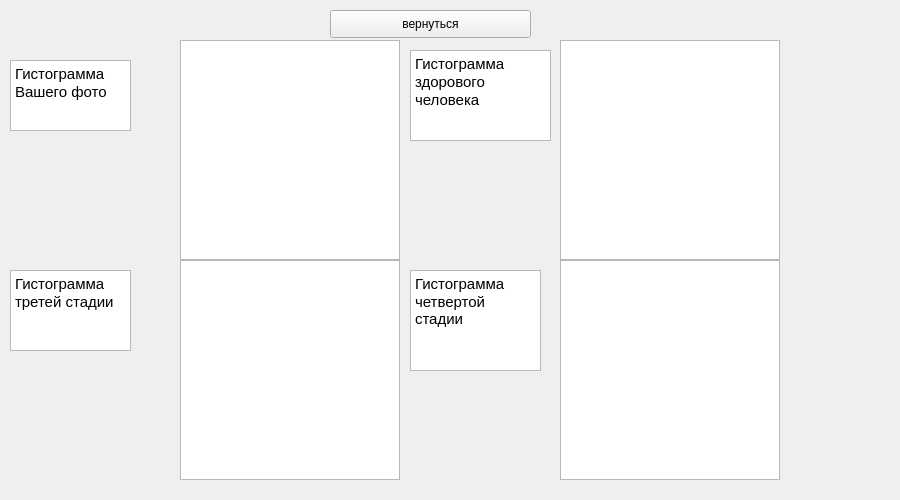
<?xml version="1.0" encoding="UTF-8"?>
<ui version="4.0">
 <class>Form</class>
 <widget class="QWidget" name="Form">
  <property name="geometry">
   <rect>
    <x>0</x>
    <y>0</y>
    <width>900</width>
    <height>500</height>
   </rect>
  </property>
  <property name="windowTitle">
   <string>Form</string>
  </property>
  <widget class="QGraphicsView" name="threadStudy">
   <property name="geometry">
    <rect>
     <x>180</x>
     <y>260</y>
     <width>220</width>
     <height>220</height>
    </rect>
   </property>
  </widget>
  <widget class="QGraphicsView" name="fortStudy">
   <property name="geometry">
    <rect>
     <x>560</x>
     <y>260</y>
     <width>220</width>
     <height>220</height>
    </rect>
   </property>
  </widget>
  <widget class="QGraphicsView" name="yourt">
   <property name="geometry">
    <rect>
     <x>180</x>
     <y>40</y>
     <width>220</width>
     <height>220</height>
    </rect>
   </property>
  </widget>
  <widget class="QGraphicsView" name="firstStury">
   <property name="geometry">
    <rect>
     <x>560</x>
     <y>40</y>
     <width>220</width>
     <height>220</height>
    </rect>
   </property>
  </widget>
  <widget class="QPushButton" name="returnButton">
   <property name="geometry">
    <rect>
     <x>330</x>
     <y>10</y>
     <width>201</width>
     <height>28</height>
    </rect>
   </property>
   <property name="text">
    <string>вернуться</string>
   </property>
  </widget>
  <widget class="QTextBrowser" name="textBrowser">
   <property name="geometry">
    <rect>
     <x>10</x>
     <y>60</y>
     <width>121</width>
     <height>71</height>
    </rect>
   </property>
   <property name="html">
    <string>&lt;!DOCTYPE HTML PUBLIC &quot;-//W3C//DTD HTML 4.0//EN&quot; &quot;http://www.w3.org/TR/REC-html40/strict.dtd&quot;&gt;
&lt;html&gt;&lt;head&gt;&lt;meta name=&quot;qrichtext&quot; content=&quot;1&quot; /&gt;&lt;style type=&quot;text/css&quot;&gt;
p, li { white-space: pre-wrap; }
&lt;/style&gt;&lt;/head&gt;&lt;body style=&quot; font-family:'Noto Sans'; font-size:11pt; font-weight:400; font-style:normal;&quot;&gt;
&lt;p style=&quot; margin-top:0px; margin-bottom:0px; margin-left:0px; margin-right:0px; -qt-block-indent:0; text-indent:0px;&quot;&gt;Гистограмма&lt;/p&gt;
&lt;p style=&quot; margin-top:0px; margin-bottom:0px; margin-left:0px; margin-right:0px; -qt-block-indent:0; text-indent:0px;&quot;&gt;Вашего фото&lt;/p&gt;
&lt;p style=&quot;-qt-paragraph-type:empty; margin-top:0px; margin-bottom:0px; margin-left:0px; margin-right:0px; -qt-block-indent:0; text-indent:0px;&quot;&gt;&lt;br /&gt;&lt;/p&gt;&lt;/body&gt;&lt;/html&gt;</string>
   </property>
  </widget>
  <widget class="QTextBrowser" name="textBrowser_2">
   <property name="geometry">
    <rect>
     <x>10</x>
     <y>270</y>
     <width>121</width>
     <height>81</height>
    </rect>
   </property>
   <property name="html">
    <string>&lt;!DOCTYPE HTML PUBLIC &quot;-//W3C//DTD HTML 4.0//EN&quot; &quot;http://www.w3.org/TR/REC-html40/strict.dtd&quot;&gt;
&lt;html&gt;&lt;head&gt;&lt;meta name=&quot;qrichtext&quot; content=&quot;1&quot; /&gt;&lt;style type=&quot;text/css&quot;&gt;
p, li { white-space: pre-wrap; }
&lt;/style&gt;&lt;/head&gt;&lt;body style=&quot; font-family:'Noto Sans'; font-size:11pt; font-weight:400; font-style:normal;&quot;&gt;
&lt;p style=&quot; margin-top:0px; margin-bottom:0px; margin-left:0px; margin-right:0px; -qt-block-indent:0; text-indent:0px;&quot;&gt;Гистограмма &lt;/p&gt;
&lt;p style=&quot; margin-top:0px; margin-bottom:0px; margin-left:0px; margin-right:0px; -qt-block-indent:0; text-indent:0px;&quot;&gt;третей стадии&lt;/p&gt;&lt;/body&gt;&lt;/html&gt;</string>
   </property>
  </widget>
  <widget class="QTextBrowser" name="textBrowser_3">
   <property name="geometry">
    <rect>
     <x>410</x>
     <y>50</y>
     <width>141</width>
     <height>91</height>
    </rect>
   </property>
   <property name="html">
    <string>&lt;!DOCTYPE HTML PUBLIC &quot;-//W3C//DTD HTML 4.0//EN&quot; &quot;http://www.w3.org/TR/REC-html40/strict.dtd&quot;&gt;
&lt;html&gt;&lt;head&gt;&lt;meta name=&quot;qrichtext&quot; content=&quot;1&quot; /&gt;&lt;style type=&quot;text/css&quot;&gt;
p, li { white-space: pre-wrap; }
&lt;/style&gt;&lt;/head&gt;&lt;body style=&quot; font-family:'Noto Sans'; font-size:11pt; font-weight:400; font-style:normal;&quot;&gt;
&lt;p style=&quot; margin-top:0px; margin-bottom:0px; margin-left:0px; margin-right:0px; -qt-block-indent:0; text-indent:0px;&quot;&gt;Гистограмма &lt;/p&gt;
&lt;p style=&quot; margin-top:0px; margin-bottom:0px; margin-left:0px; margin-right:0px; -qt-block-indent:0; text-indent:0px;&quot;&gt;здорового &lt;/p&gt;
&lt;p style=&quot; margin-top:0px; margin-bottom:0px; margin-left:0px; margin-right:0px; -qt-block-indent:0; text-indent:0px;&quot;&gt;человека&lt;/p&gt;
&lt;p style=&quot;-qt-paragraph-type:empty; margin-top:0px; margin-bottom:0px; margin-left:0px; margin-right:0px; -qt-block-indent:0; text-indent:0px;&quot;&gt;&lt;br /&gt;&lt;/p&gt;&lt;/body&gt;&lt;/html&gt;</string>
   </property>
  </widget>
  <widget class="QTextBrowser" name="textBrowser_4">
   <property name="geometry">
    <rect>
     <x>410</x>
     <y>270</y>
     <width>131</width>
     <height>101</height>
    </rect>
   </property>
   <property name="html">
    <string>&lt;!DOCTYPE HTML PUBLIC &quot;-//W3C//DTD HTML 4.0//EN&quot; &quot;http://www.w3.org/TR/REC-html40/strict.dtd&quot;&gt;
&lt;html&gt;&lt;head&gt;&lt;meta name=&quot;qrichtext&quot; content=&quot;1&quot; /&gt;&lt;style type=&quot;text/css&quot;&gt;
p, li { white-space: pre-wrap; }
&lt;/style&gt;&lt;/head&gt;&lt;body style=&quot; font-family:'Noto Sans'; font-size:11pt; font-weight:400; font-style:normal;&quot;&gt;
&lt;p style=&quot; margin-top:0px; margin-bottom:0px; margin-left:0px; margin-right:0px; -qt-block-indent:0; text-indent:0px;&quot;&gt;Гистограмма &lt;/p&gt;
&lt;p style=&quot; margin-top:0px; margin-bottom:0px; margin-left:0px; margin-right:0px; -qt-block-indent:0; text-indent:0px;&quot;&gt;четвертой стадии&lt;/p&gt;
&lt;p style=&quot;-qt-paragraph-type:empty; margin-top:0px; margin-bottom:0px; margin-left:0px; margin-right:0px; -qt-block-indent:0; text-indent:0px;&quot;&gt;&lt;br /&gt;&lt;/p&gt;&lt;/body&gt;&lt;/html&gt;</string>
   </property>
  </widget>
 </widget>
 <resources/>
 <connections/>
</ui>
